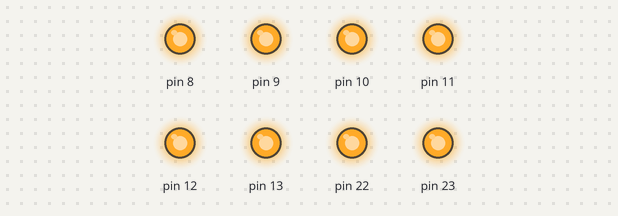
A sketch run on a simulated Arduino Uno, built with avr-gcc and run on an emulated ATmega328P. On the bench: output pins drawn as LEDs (lit = HIGH).

Above: at 0.5 s.
At 2.45 s:
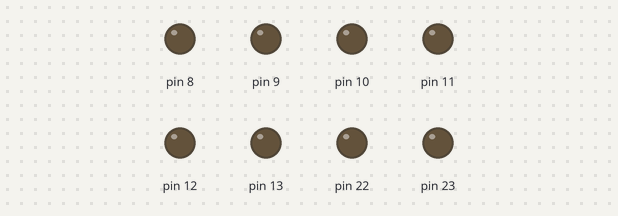
Timing chart, 0 to 3.0 s (numbered marks = the images above):
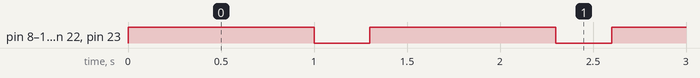

Measured:
- by itself, pin 8–13, pin 22, pin 23: alternates HIGH for 1.0 s and LOW for 0.30 s

The sketch:

Experiment_1.2.ino
```cpp
#include <avr/io.h>        //Header file for AVR microcontroller
#include <util/delay.h>    //Header file for delay


int main (void)
{
  DDRB = 0b11111111;       //Setting entire Port B as output
  while(1)                 //Forever loop starts
  {
    PORTB = 0b11111111;    //Set all pins of Port B as High(logic 1)
    _delay_ms(1000);       //1 second delay
    PORTB = 0b00000000;    //Set all pins of Port B as Low(logic 0)
    _delay_ms(300);       //1 second delay
  }                        //Forever loop ends
}
```
